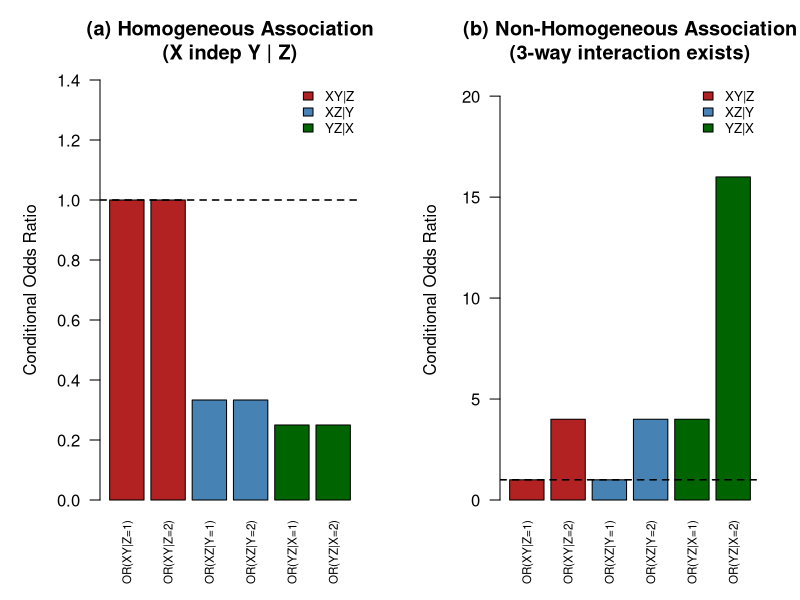

The R script that drew this image:
# =============================================================================
# 문제 2.38 - 3원 분할표에서 조건부 독립과 동질 연관의 관계
#
# 핵심 개념:
#   - 조건부 독립 (Conditional Independence):
#       Z의 각 수준에서 X와 Y의 조건부 OR = 1
#   - 동질 연관 (Homogeneous Association):
#       세 번째 변수의 수준에 관계없이 나머지 두 변수의 조건부 OR이 동일
#   - 로그선형 모형 관점:
#       포화 모형: log μ_ijk = λ + λ_i^X + λ_j^Y + λ_k^Z
#                            + λ_ij^XY + λ_ik^XZ + λ_jk^YZ + λ_ijk^XYZ
#       동질 연관  ↔ λ^XYZ = 0   (3원 상호작용 없음)  → 모형 [XY, XZ, YZ]
#       조건부 독립 ↔ λ^XY  = 0 이고 λ^XYZ = 0      → 모형 [XZ, YZ]  (더 강한 조건)
# =============================================================================

# 오즈비 계산 헬퍼 함수
calc_or <- function(a, b, c, d, adj = 0) {
  # OR = (a*d) / (b*c),  adj: 0 셀 보정값
  ((a + adj) * (d + adj)) / ((b + adj) * (c + adj))
}


# =============================================================================
# (a) 어떤 쌍이라도 조건부 독립이면 → 동질 연관이 성립한다
# =============================================================================

cat("=============================================================\n")
cat("(a) 조건부 독립 → 동질 연관\n")
cat("=============================================================\n\n")

cat("[ 이론적 설명 ]\n\n")

cat("  조건부 독립(X⊥Y|Z)의 의미:\n")
cat("  - Z의 모든 수준 k에서 OR(XY|Z=k) = 1\n")
cat("  - 로그선형 모형에서 λ^XY = 0 이고 λ^XYZ = 0 을 의미\n\n")

cat("  동질 연관의 의미:\n")
cat("  - 세 쌍 (XY|Z), (XZ|Y), (YZ|X) 각각의 조건부 OR이\n")
cat("    세 번째 변수의 수준에 관계없이 동일\n")
cat("  - 로그선형 모형에서 λ^XYZ = 0 을 의미 (3원 상호작용 없음)\n\n")

cat("  논리적 연결:\n")
cat("  조건부 독립(어느 한 쌍이라도) → λ^XYZ = 0 이 필요조건\n")
cat("  λ^XYZ = 0 ↔ 동질 연관\n")
cat("  ∴ 조건부 독립 → 동질 연관  (조건부 독립은 더 강한 조건)\n\n")

cat("  수식으로:\n")
cat("  OR(XY|Z=k) = exp(λ^XY + λ^XYZ_k)\n")
cat("  X⊥Y|Z 이면 모든 k에서 OR=1, 즉 λ^XY=0, λ^XYZ_k=0\n")
cat("  → OR(XZ|Y=j) = exp(λ^XZ + λ^XYZ_j) = exp(λ^XZ) : j에 무관 → 동질\n")
cat("  → OR(YZ|X=i) = exp(λ^YZ + λ^XYZ_i) = exp(λ^YZ) : i에 무관 → 동질\n\n")


# --- 수치 예시로 확인 ---
cat("[ 수치 예시: X⊥Y|Z 인 3원 분할표 ]\n\n")

# 모형 [XZ, YZ]: X와 Y는 조건부 독립 (직접 연관 없음)
# 3차원 배열: [X, Y, Z]

# Z=1 층: OR(XY|Z=1) = 1 이 되도록 설정
#        Y=1  Y=2
# X=1     10   20
# X=2     20   40
layer_z1 <- matrix(c(10, 20, 20, 40), nrow = 2,
                   dimnames = list(X = c("X=1","X=2"), Y = c("Y=1","Y=2")))

# Z=2 층: OR(XY|Z=2) = 1 이 되도록 설정
#        Y=1  Y=2
# X=1     30   15
# X=2     20   10
layer_z2 <- matrix(c(30, 20, 15, 10), nrow = 2,
                   dimnames = list(X = c("X=1","X=2"), Y = c("Y=1","Y=2")))

cat("  Z=1 층:\n"); print(layer_z1)
cat(sprintf("  OR(XY|Z=1) = (10×40)/(20×20) = %.4f\n\n",
            calc_or(10, 20, 20, 40)))

cat("  Z=2 층:\n"); print(layer_z2)
cat(sprintf("  OR(XY|Z=2) = (30×10)/(15×20) = %.4f\n\n",
            calc_or(30, 15, 20, 10)))

cat("  → OR(XY|Z=1) = OR(XY|Z=2) = 1: X⊥Y|Z 확인\n\n")

# 이제 다른 두 쌍의 동질 연관 확인
# OR(XZ|Y): Y 수준별로 X와 Z의 OR
# Y=1 부분표:
#        Z=1  Z=2
# X=1    10   30
# X=2    20   20
or_xz_y1 <- calc_or(10, 30, 20, 20)

# Y=2 부분표:
#        Z=1  Z=2
# X=1    20   15
# X=2    40   10
or_xz_y2 <- calc_or(20, 15, 40, 10)

cat("  동질 연관 확인 (XZ|Y):\n")
cat(sprintf("  OR(XZ|Y=1) = (10×20)/(30×20) = %.4f\n", or_xz_y1))
cat(sprintf("  OR(XZ|Y=2) = (20×10)/(15×40) = %.4f\n", or_xz_y2))
cat(sprintf("  → 동일한가: %s\n\n", ifelse(abs(or_xz_y1 - or_xz_y2) < 1e-6, "동일 → 동질 연관 ✓", "다름")))

# OR(YZ|X): X 수준별로 Y와 Z의 OR
# X=1 부분표:
#        Z=1  Z=2
# Y=1    10   30
# Y=2    20   15
or_yz_x1 <- calc_or(10, 30, 20, 15)

# X=2 부분표:
#        Z=1  Z=2
# Y=1    20   20
# Y=2    40   10
or_yz_x2 <- calc_or(20, 20, 40, 10)

cat("  동질 연관 확인 (YZ|X):\n")
cat(sprintf("  OR(YZ|X=1) = (10×15)/(30×20) = %.4f\n", or_yz_x1))
cat(sprintf("  OR(YZ|X=2) = (20×10)/(20×40) = %.4f\n", or_yz_x2))
cat(sprintf("  → 동일한가: %s\n\n", ifelse(abs(or_yz_x1 - or_yz_x2) < 1e-6, "동일 → 동질 연관 ✓", "다름")))

cat("  결론 (a):\n")
cat("  X⊥Y|Z (조건부 독립)이면 λ^XYZ = 0 이고,\n")
cat("  이는 모든 쌍의 조건부 OR이 세 번째 변수에 무관하게 일정함을 보장.\n")
cat("  즉, 조건부 독립 → 동질 연관 (자동으로 성립).\n\n")


# =============================================================================
# (b) 동질 연관이 아니면 → 어떤 쌍도 조건부 독립일 수 없다
# =============================================================================

cat("=============================================================\n")
cat("(b) 비동질 연관 → 어떤 쌍도 조건부 독립 불가\n")
cat("=============================================================\n\n")

cat("[ 이론적 설명 ]\n\n")

cat("  (a)의 대우명제:\n")
cat("  '조건부 독립 → 동질 연관'의 대우:\n")
cat("  '동질 연관이 아님 → 조건부 독립이 아님'\n\n")

cat("  동질 연관이 아님 ↔ λ^XYZ ≠ 0 (3원 상호작용 존재)\n\n")

cat("  어떤 쌍 (예: X,Y)이 조건부 독립이려면:\n")
cat("    OR(XY|Z=k) = exp(λ^XY + λ^XYZ_k) = 1  for all k\n")
cat("    → λ^XYZ_k = 0  for all k  (λ^XYZ = 0 필요)\n")
cat("  그런데 λ^XYZ ≠ 0 이므로 → 불가능\n\n")
cat("  마찬가지로 (X,Z) 쌍과 (Y,Z) 쌍도:\n")
cat("    OR(XZ|Y=j) = exp(λ^XZ + λ^XYZ_j): j에 따라 달라짐\n")
cat("    OR(YZ|X=i) = exp(λ^YZ + λ^XYZ_i): i에 따라 달라짐\n")
cat("  모두 λ^XYZ ≠ 0 이면 조건부 독립 불가.\n\n")

# --- 수치 예시로 확인 ---
cat("[ 수치 예시: 비동질 연관이 있는 3원 분할표 ]\n\n")

# 3원 상호작용이 있는 표
# Z=1 층:
#        Y=1  Y=2
# X=1    20   10
# X=2    10    5
layer2_z1 <- matrix(c(20, 10, 10, 5), nrow = 2,
                    dimnames = list(X = c("X=1","X=2"), Y = c("Y=1","Y=2")))

# Z=2 층:
#        Y=1  Y=2
# X=1    10   20
# X=2     5   40
layer2_z2 <- matrix(c(10, 5, 20, 40), nrow = 2,
                    dimnames = list(X = c("X=1","X=2"), Y = c("Y=1","Y=2")))

or_xy_z1 <- calc_or(20, 10, 10, 5)
or_xy_z2 <- calc_or(10, 20, 5, 40)

cat("  Z=1 층:\n"); print(layer2_z1)
cat(sprintf("  OR(XY|Z=1) = (20×5)/(10×10) = %.4f\n\n", or_xy_z1))

cat("  Z=2 층:\n"); print(layer2_z2)
cat(sprintf("  OR(XY|Z=2) = (10×40)/(20×5) = %.4f\n\n", or_xy_z2))

cat(sprintf("  OR(XY|Z=1) = %.4f ≠ OR(XY|Z=2) = %.4f\n", or_xy_z1, or_xy_z2))
cat("  → 비동질 연관 (XY|Z)\n\n")

# 다른 쌍들도 조건부 독립인지 확인
# XZ|Y
or_xz2_y1 <- calc_or(20, 10, 10, 5)   # Y=1: Z=1(20,10), Z=2(10,5)
or_xz2_y2 <- calc_or(10, 20, 5, 40)   # Y=2: Z=1(10,5), Z=2(20,40) -- 헷갈리니 직접 계산

# Y=1 부분표 (XZ|Y=1):
#        Z=1  Z=2
# X=1    20   10
# X=2    10    5
or_xz2_y1 <- calc_or(20, 10, 10, 5)

# Y=2 부분표 (XZ|Y=2):
#        Z=1  Z=2
# X=1    10   20
# X=2     5   40
or_xz2_y2 <- calc_or(10, 20, 5, 40)

cat("  XZ 쌍 조건부 독립 확인 (XZ|Y):\n")
cat(sprintf("  OR(XZ|Y=1) = %.4f\n", or_xz2_y1))
cat(sprintf("  OR(XZ|Y=2) = %.4f\n", or_xz2_y2))
cat(sprintf("  → 다름: 동질 연관 아님, 조건부 독립도 아님 ✓\n\n"))

# YZ|X
# X=1 부분표:
#        Z=1  Z=2
# Y=1    20   10
# Y=2    10   20
or_yz2_x1 <- calc_or(20, 10, 10, 20)

# X=2 부분표:
#        Z=1  Z=2
# Y=1    10    5
# Y=2     5   40
or_yz2_x2 <- calc_or(10, 5, 5, 40)

cat("  YZ 쌍 조건부 독립 확인 (YZ|X):\n")
cat(sprintf("  OR(YZ|X=1) = %.4f\n", or_yz2_x1))
cat(sprintf("  OR(YZ|X=2) = %.4f\n", or_yz2_x2))
cat(sprintf("  → 다름: 동질 연관 아님, 조건부 독립도 아님 ✓\n\n"))

cat("  결론 (b):\n")
cat("  비동질 연관 ↔ λ^XYZ ≠ 0 (3원 상호작용 존재)\n")
cat("  λ^XYZ ≠ 0 이면, 어떤 쌍의 조건부 OR도 모든 수준에서 1이 될 수 없으므로\n")
cat("  어떤 쌍도 조건부 독립이 될 수 없다.\n\n")


# =============================================================================
# 로그선형 모형으로 검증
# =============================================================================

cat("=============================================================\n")
cat("로그선형 모형 검증\n")
cat("=============================================================\n\n")

# 예시 (a) 데이터를 데이터프레임으로 변환
counts_a <- c(10, 20, 20, 40, 30, 20, 15, 10)
df_a <- expand.grid(X = c(1,2), Y = c(1,2), Z = c(1,2))
df_a$count <- counts_a

# 예시 (b) 데이터
counts_b <- c(20, 10, 10, 5, 10, 5, 20, 40)
df_b <- expand.grid(X = c(1,2), Y = c(1,2), Z = c(1,2))
df_b$count <- counts_b

# 포화 모형 (3원 상호작용 포함) vs [XY,XZ,YZ] 모형 비교
model_sat_a  <- glm(count ~ X*Y*Z,            data = df_a, family = poisson)
model_homo_a <- glm(count ~ X*Y + X*Z + Y*Z,  data = df_a, family = poisson)

model_sat_b  <- glm(count ~ X*Y*Z,            data = df_b, family = poisson)
model_homo_b <- glm(count ~ X*Y + X*Z + Y*Z,  data = df_b, family = poisson)

lrt_a <- anova(model_homo_a, model_sat_a, test = "LRT")
lrt_b <- anova(model_homo_b, model_sat_b, test = "LRT")

cat("  예시 (a): X⊥Y|Z 데이터 — [XY,XZ,YZ] vs 포화 모형 LRT\n")
cat(sprintf("  이탈도 차이: %.4f,  p-값: %.4f\n",
            lrt_a$Deviance[2], lrt_a$`Pr(>Chi)`[2]))
cat(sprintf("  → p > 0.05: λ^XYZ = 0 기각 못함 (동질 연관 모형 적합) ✓\n\n"))

cat("  예시 (b): 비동질 연관 데이터 — [XY,XZ,YZ] vs 포화 모형 LRT\n")
cat(sprintf("  이탈도 차이: %.4f,  p-값: %.4f\n",
            lrt_b$Deviance[2], lrt_b$`Pr(>Chi)`[2]))
cat(sprintf("  → p < 0.05: λ^XYZ ≠ 0 (3원 상호작용 유의, 비동질 연관) ✓\n\n"))


# =============================================================================
# 시각화
# =============================================================================

par(mfrow = c(1, 2), mar = c(5, 5, 4, 2))

# --- 그래프 1: (a) 동질 연관 — 층별 OR이 동일 ---
or_vals_a <- c(
  calc_or(10, 20, 20, 40),    # OR(XY|Z=1) = 1
  calc_or(30, 15, 20, 10),    # OR(XY|Z=2) = 1
  or_xz_y1, or_xz_y2,        # OR(XZ|Y=1), OR(XZ|Y=2)
  or_yz_x1, or_yz_x2         # OR(YZ|X=1), OR(YZ|X=2)
)
labels_a <- c("OR(XY|Z=1)","OR(XY|Z=2)",
               "OR(XZ|Y=1)","OR(XZ|Y=2)",
               "OR(YZ|X=1)","OR(YZ|X=2)")
cols_a <- c("firebrick","firebrick","steelblue","steelblue","darkgreen","darkgreen")

barplot(or_vals_a, names.arg = labels_a,
        col = cols_a, las = 2, cex.names = 0.7,
        main = "(a) Homogeneous Association\n(X indep Y | Z)",
        ylab = "Conditional Odds Ratio",
        ylim = c(0, max(or_vals_a) * 1.4))
abline(h = 1, lty = 2, lwd = 1.5)
legend("topright", legend = c("XY|Z","XZ|Y","YZ|X"),
       fill = c("firebrick","steelblue","darkgreen"), bty = "n", cex = 0.8)


# --- 그래프 2: (b) 비동질 연관 — 층별 OR이 다름 ---
or_vals_b <- c(
  or_xy_z1, or_xy_z2,
  or_xz2_y1, or_xz2_y2,
  or_yz2_x1, or_yz2_x2
)
labels_b <- c("OR(XY|Z=1)","OR(XY|Z=2)",
               "OR(XZ|Y=1)","OR(XZ|Y=2)",
               "OR(YZ|X=1)","OR(YZ|X=2)")
cols_b <- c("firebrick","firebrick","steelblue","steelblue","darkgreen","darkgreen")

barplot(or_vals_b, names.arg = labels_b,
        col = cols_b, las = 2, cex.names = 0.7,
        main = "(b) Non-Homogeneous Association\n(3-way interaction exists)",
        ylab = "Conditional Odds Ratio",
        ylim = c(0, max(or_vals_b) * 1.3))
abline(h = 1, lty = 2, lwd = 1.5)
legend("topright", legend = c("XY|Z","XZ|Y","YZ|X"),
       fill = c("firebrick","steelblue","darkgreen"), bty = "n", cex = 0.8)

par(mfrow = c(1, 1))


# =============================================================================
# 최종 요약
# =============================================================================

cat("=============================================================\n")
cat("최종 요약\n")
cat("=============================================================\n\n")
cat("  조건부 독립 ⊂ 동질 연관 (조건부 독립이 더 강한 조건)\n\n")
cat("  (a) 조건부 독립 → 동질 연관:\n")
cat("      어떤 쌍이 조건부 독립이면 λ^XYZ=0 필요\n")
cat("      λ^XYZ=0 ↔ 동질 연관 (자동 성립)\n\n")
cat("  (b) 비동질 연관 → 어떤 쌍도 조건부 독립 불가:\n")
cat("      비동질 연관 ↔ λ^XYZ≠0\n")
cat("      λ^XYZ≠0 이면 어떤 쌍도 조건부 OR=1(상수)이 될 수 없음\n")
